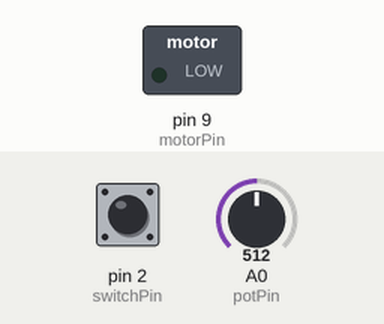
Simulated run of this sketch. Board: Arduino Uno, built with avr-gcc and run on an emulated ATmega328P. Parts: switched loads named in the sketch (green lamp = pin HIGH). The test bench sets the inputs (shaded band); at power-on: pin 2 (switchPin) LOW, A0 (potPin) = 512.

Above: at 1.2 s.
1.3 s: pin 2 (switchPin) pulled HIGH for 0.15 s
At 1.37 s:
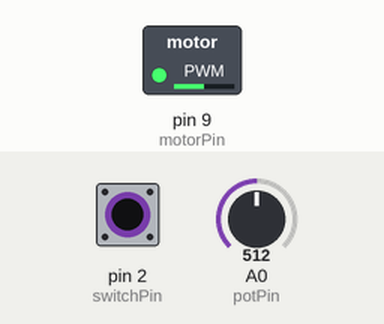
2.9 s: pin 2 (switchPin) pulled HIGH for 3.2 s
At 7.3 s:
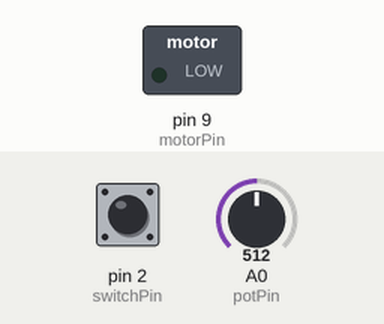
Timing chart, 0 to 8.8 s (numbered marks = the images above; inputs shaded):
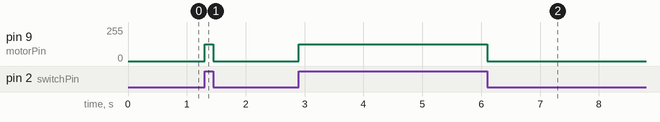

The sketch:

proyecto8_motor_9V.ino
```cpp
//constantes
const int switchPin = 2;
const int motorPin = 9;
int swtchState = 0;
int const potPin = A0;
int potVal;
int potencia;

void setup() {
  pinMode(motorPin,OUTPUT);
  pinMode(switchPin,INPUT);

}

void loop() {
//leer potenciometro (0-1023)
  potVal = analogRead(potPin);
  swtchState = digitalRead(switchPin);
  potencia = map(potVal, 0, 1023, 0, 255);
  if (swtchState == HIGH)
  {
  	analogWrite(9,potencia);
  }else{
  	digitalWrite(motorPin,LOW);
  }
}
```

Measured:
- after the input at 1.3 s, pin 9 (motorPin): 0/255 → 127/255 at once, → 0/255 0.15 s later
- after the input at 2.9 s, pin 9 (motorPin): 0/255 → 127/255 at once, → 0/255 3.2 s later
